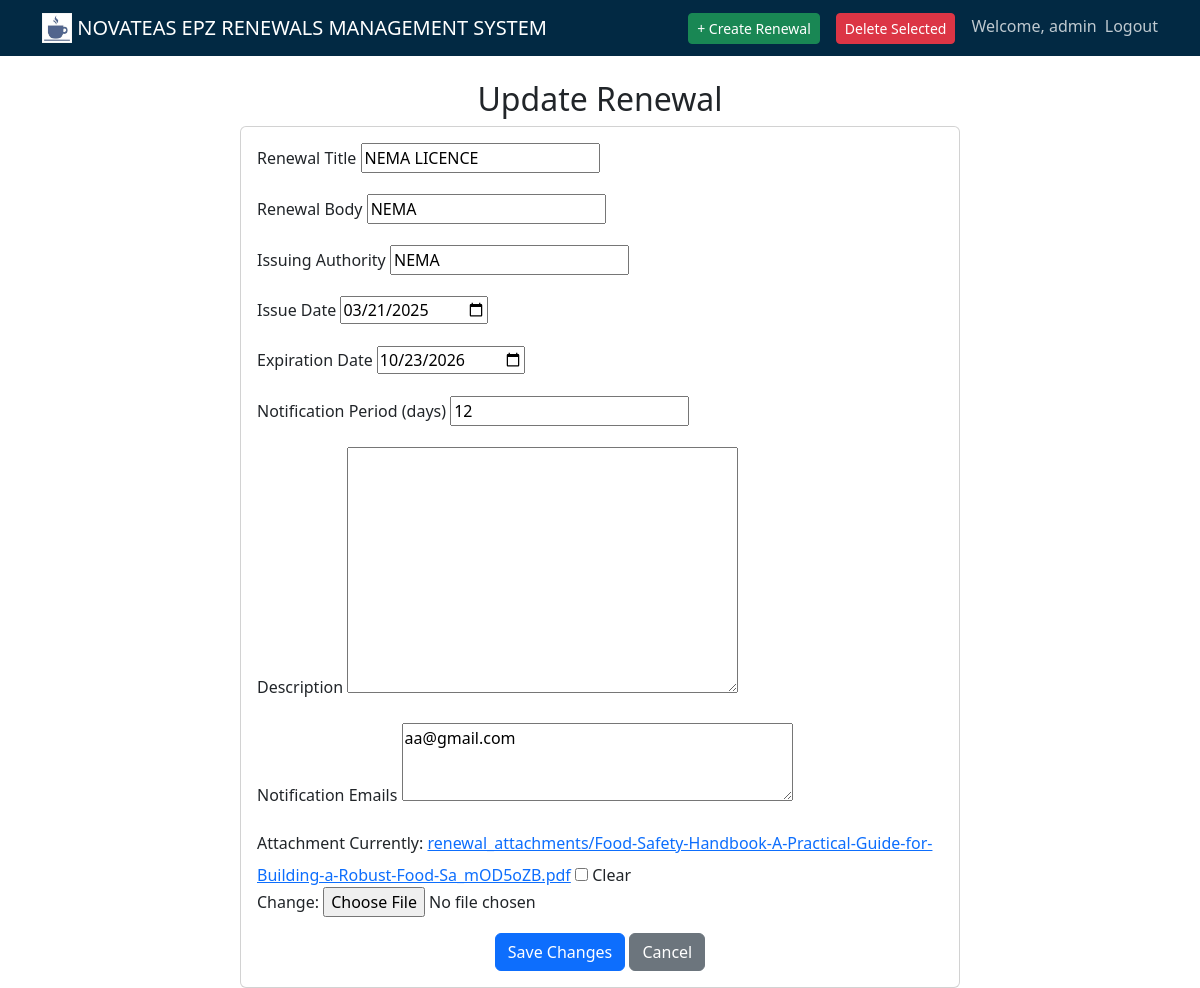
/renewals/update/1/ (signed in), run on the app's committed database.
### renewals/models.py (models this page shows, shortened)
class CustomUser(AbstractUser):
    email = models.EmailField(unique=True)  # Email should be unique
    is_approved = models.BooleanField(default=False)  # Field for approval status

class Renewal(models.Model):
    RENEWAL_STATUS = [
        ('active', 'Active'),
        ('expiring_soon', 'Expiring Soon'),
        ('expired', 'Expired'),
    ]
    attachment = models.FileField(
        upload_to='renewal_attachments/',
        blank=True,
        null=True,
        validators=[FileExtensionValidator(allowed_extensions=['pdf', 'doc', 'docx', 'xls', 'xlsx', 'txt'])]
    )
    user = models.ForeignKey(CustomUser, on_delete=models.CASCADE)  # Reference CustomUser
    renewal_title = models.CharField(max_length=255)
    renewal_body = models.CharField(max_length=100)
    issuing_authority = models.CharField(max_length=255)
    issue_date = models.DateField()
    expiration_date = models.DateField()
    notification_period = models.IntegerField()
    status = models.CharField(max_length=20, choices=RENEWAL_STATUS, default='active')
    description = models.TextField(blank=True, null=True)
    notification_emails = models.TextField(blank=True, null=True)

### renewals/views.py (the view)
# urls.py: path('update/<int:pk>/', views.update_renewal, name='update_renewal'),
@login_required
def update_renewal(request, pk):
    renewal = get_object_or_404(Renewal, pk=pk)
    if request.method == 'POST':
        form = RenewalForm(request.POST, request.FILES, instance=renewal)
        if form.is_valid():
            form.save()
            messages.success(request, 'Renewal updated successfully.')
            return redirect('renewal_detail', pk=renewal.pk)
    else:
        form = RenewalForm(instance=renewal)
    return render(request, 'renewals/update_renewal.html', {'form': form, 'renewal': renewal})

### renewals/forms.py
class RenewalForm(forms.ModelForm):
    notification_emails = forms.CharField(
        widget=forms.Textarea(attrs={'rows': 3}),
        help_text="Enter email addresses separated by commas.",
        validators=[validate_email_list]
    )
    class Meta:
        model = Renewal
        fields = ['renewal_title', 'renewal_body', 'issuing_authority', 'issue_date', 'expiration_date', 'notification_period', 'description', 'notification_emails', 'attachment']
        widgets = {
            'issue_date': forms.DateInput(attrs={'type': 'date'}),
            'expiration_date': forms.DateInput(attrs={'type': 'date'}),
        }

### renewals/templates/renewals/update_renewal.html (shortened to what this page needs)
{% extends "base.html" %}
{% block content %}
<div class="container mt-4">
    <h2 class="text-center">Update Renewal</h2>
    <div class="row justify-content-center">
        <div class="col-md-8">
            <form method="post" class="needs-validation" novalidate enctype="multipart/form-data">
                <div class="card">
                    <div class="card-body">
                        <div class="mb-3">
                            <label for="id_renewal_title" class="form-label">Renewal Title</label>
                            {{ form.renewal_title }}
                        </div>
                        <div class="mb-3">
                            <label for="id_renewal_body" class="form-label">Renewal Body</label>
                            {{ form.renewal_body }}
                        </div>
                        <div class="mb-3">
                            <label for="id_issuing_authority" class="form-label">Issuing Authority</label>
                            {{ form.issuing_authority }}
                        </div>
                        <div class="mb-3">
                            <label for="id_issue_date" class="form-label">Issue Date</label>
                            {{ form.issue_date }}
                        </div>
                        <div class="mb-3">
                            <label for="id_expiration_date" class="form-label">Expiration Date</label>
                            {{ form.expiration_date }}
                        </div>
                        <div class="mb-3">
                            <label for="id_notification_period" class="form-label">Notification Period (days)</label>
                            {{ form.notification_period }}
                        </div>
                        <div class="mb-3">
                            <label for="id_description" class="form-label">Description</label>
                            {{ form.description }}
                        </div>
                        <div class="mb-3">
                            <label for="id_notification_emails" class="form-label">Notification Emails</label>
                            {{ form.notification_emails }}
                        </div>
                        <div class="mb-3">
                            <label for="id_attachment" class="form-label">Attachment</label>
                            {{ form.attachment }}
                        </div>
                        <div class="text-center">
                            <button type="submit" class="btn btn-primary">Save Changes</button>
                            <a href="{% url 'renewal_detail' renewal.pk %}" class="btn btn-secondary">Cancel</a>
                        </div>
                    </div>
                </div>
            </form>
        </div>
    </div>
</div>
{% endblock %}

### renewals/templates/base.html (shortened to what this page needs)
{% load static %}
<!DOCTYPE html>
<html lang="en">
<head>
    <link href="https://cdn.jsdelivr.net/npm/bootstrap@5.3.0/dist/css/bootstrap.min.css" rel="stylesheet">
</head>
<body>
    <nav class="navbar navbar-expand-lg navbar-dark bg-dark">
        <div class="container">
            <a class="navbar-brand" href="{% url 'dashboard' %}">
                <img src="{% static 'images/logo.png' %}" alt="Company Logo" width="30" height="30" class="d-inline-block align-top">
                NOVATEAS EPZ RENEWALS MANAGEMENT SYSTEM
            </a>
            <div class="collapse navbar-collapse" id="navbarNav">
                <ul class="navbar-nav ms-auto">
                    {% if user.is_authenticated %}
                        <li class="nav-item">
                            <a href="{% url 'create_renewal' %}" class="btn btn-success btn-sm me-3">+ Create Renewal</a>
                        </li>
                        <li class="nav-item">
                            <button type="button" class="btn btn-danger btn-sm me-3" onclick="submitBulkDelete()">Delete Selected</button>
                        </li>
                        <li class="nav-item">
                            <span class="navbar-text me-2 align-middle">Welcome, {{ user.username }}</span>
                        </li>
                        <li class="nav-item">
                            <form method="post" action="{% url 'logout' %}" class="d-inline">
                                <button type="submit" class="btn btn-link nav-link d-inline align-middle" style="padding: 0; border: none; background: none; color: rgba(255, 255, 255, 0.75);">Logout</button>
                            </form>
                        </li>
                    {% endif %}
                </ul>
            </div>
        </div>
    </nav>
    <div class="container mt-4">
        {% block content %}{% endblock %}
    </div>
</body>
</html>

### renewals/templates/base.html (style rules this page uses)
.navbar { background-color: #022943 !important; }
.navbar-nav .nav-link { color: rgba(255, 255, 255, 0.75) !important; }
.navbar-text { color: rgba(255, 255, 255, 0.75) !important; }
.navbar-nav form { display: inline !important; }
.navbar-nav form button { display: inline !important; vertical-align: middle; }

### data on the page
CustomUser: username "admin"
Renewal: renewal_title "NEMA LICENCE", renewal_body "NEMA", issuing_authority "NEMA", issue_date "03/21/2025", expiration_date "10/23/2026", notification_period "12", notification_emails "aa@gmail.com"
